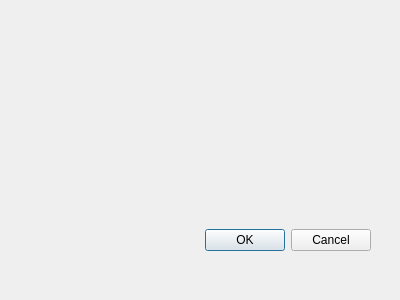
<?xml version="1.0" encoding="UTF-8"?>
<ui version="4.0">
 <class>registration</class>
 <widget class="QDialog" name="registration">
  <property name="geometry">
   <rect>
    <x>0</x>
    <y>0</y>
    <width>400</width>
    <height>300</height>
   </rect>
  </property>
  <property name="windowTitle">
   <string>Dialog</string>
  </property>
  <widget class="QDialogButtonBox" name="buttonBox">
   <property name="geometry">
    <rect>
     <x>-20</x>
     <y>210</y>
     <width>391</width>
     <height>61</height>
    </rect>
   </property>
   <property name="orientation">
    <enum>Qt::Horizontal</enum>
   </property>
   <property name="standardButtons">
    <set>QDialogButtonBox::Cancel|QDialogButtonBox::Ok</set>
   </property>
  </widget>
 </widget>
 <resources/>
 <connections>
  <connection>
   <sender>buttonBox</sender>
   <signal>accepted()</signal>
   <receiver>registration</receiver>
   <slot>accept()</slot>
   <hints>
    <hint type="sourcelabel">
     <x>248</x>
     <y>254</y>
    </hint>
    <hint type="destinationlabel">
     <x>157</x>
     <y>274</y>
    </hint>
   </hints>
  </connection>
  <connection>
   <sender>buttonBox</sender>
   <signal>rejected()</signal>
   <receiver>registration</receiver>
   <slot>reject()</slot>
   <hints>
    <hint type="sourcelabel">
     <x>316</x>
     <y>260</y>
    </hint>
    <hint type="destinationlabel">
     <x>286</x>
     <y>274</y>
    </hint>
   </hints>
  </connection>
 </connections>
</ui>
